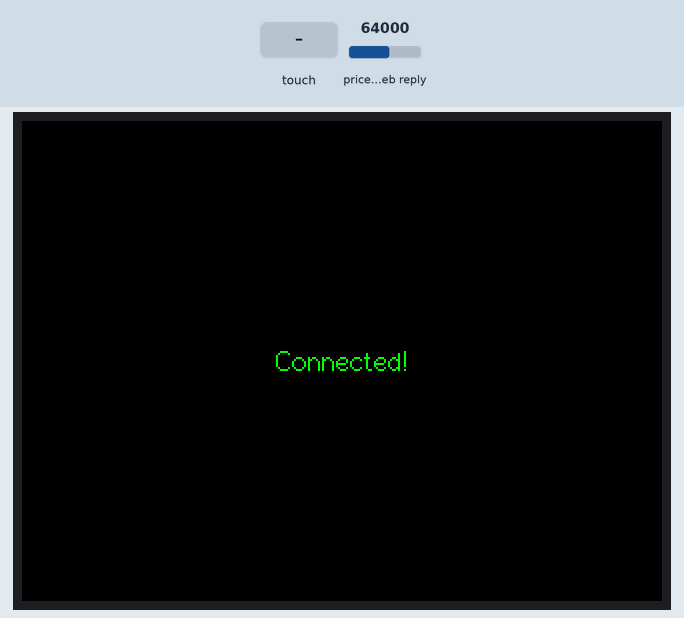
A program run on a simulated ESP32. On the bench: 320×240 colour display. The inputs (shaded band) are chosen by the test bench; at power-on: price in the web reply 64000. WiFi joins after 1.5 s; servers stay silent unless stated; web services answer with replies made up by the test bench.

Above: at 2.0 s.
At 4.4 s:
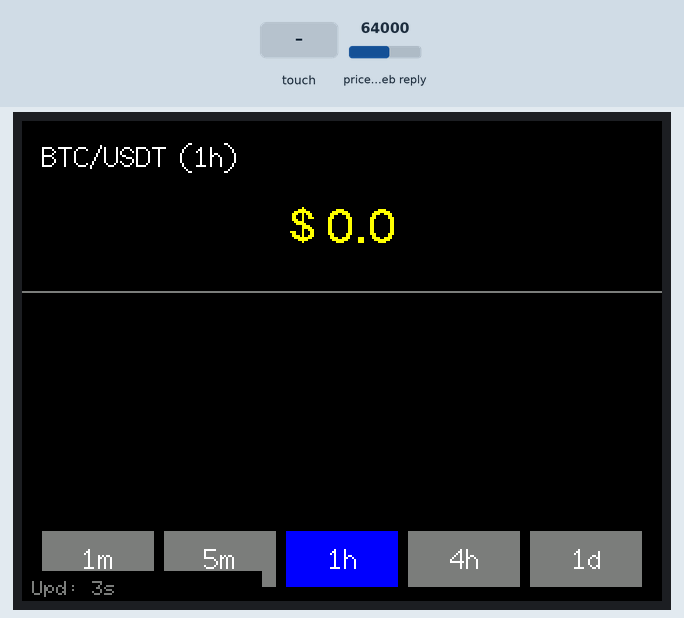
4.5 s: touch panel pressed at 13 % / 10 % of its raw x / y range
At 5.7 s:
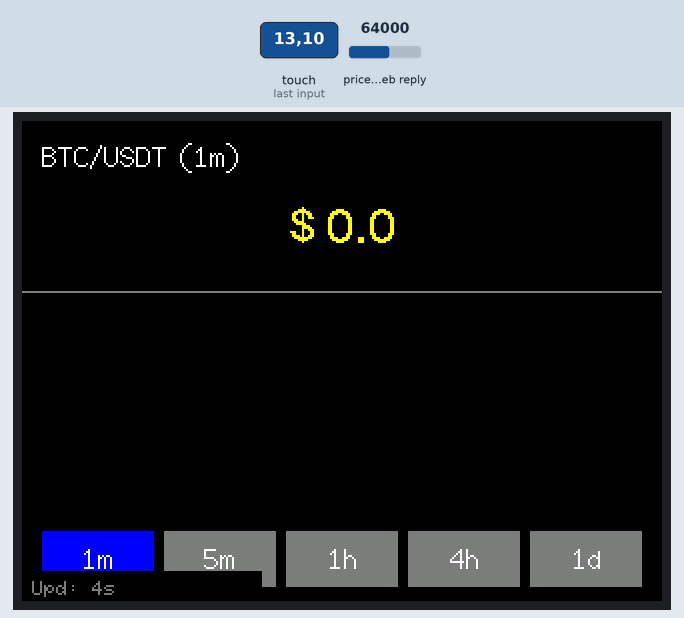
6.3 s: touch panel pressed at 13 % / 90 % of its raw x / y range
At 7.1 s:
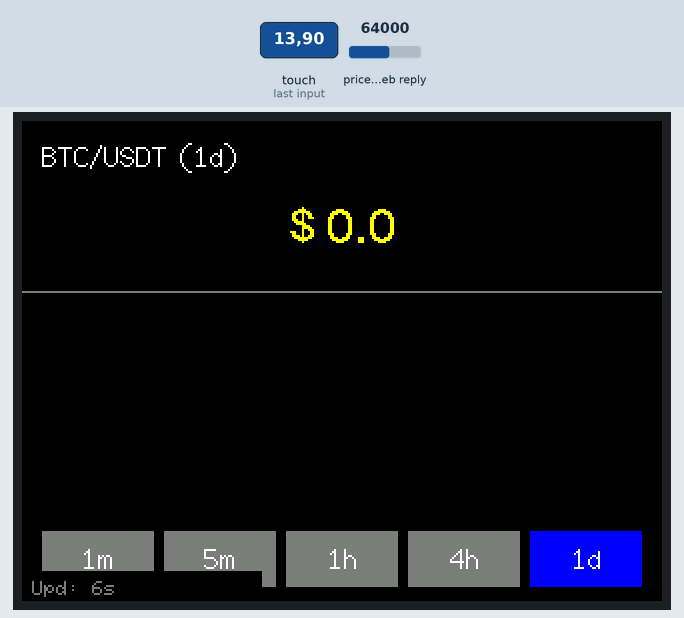
8.1 s: touch panel pressed at 13 % / 30 % of its raw x / y range
At 8.28 s:
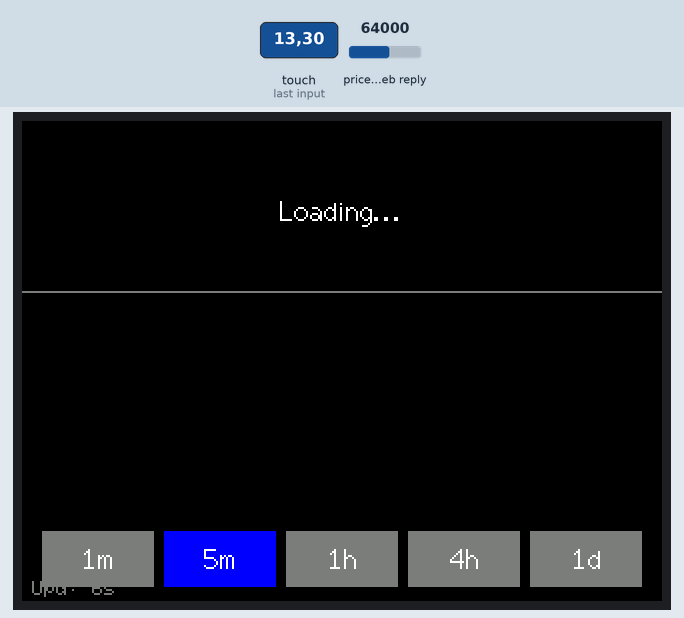
Timing chart, 0 to 11.1 s (numbered marks = the images above; inputs shaded):
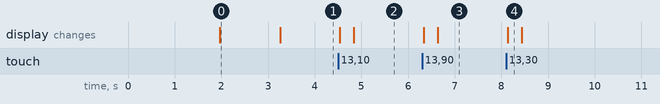

The program:

main.cpp
```cpp
#include <Arduino.h>
#include <TFT_eSPI.h>
#include <WiFi.h>
#include <HTTPClient.h>
#include <WiFiClientSecure.h>
#include <ArduinoJson.h>
#include <XPT2046_Touchscreen.h>
#include <SPI.h>

// --- WiFi 設定 ---
const char* ssid = "jwc";
const char* password = "12345678";

// --- 觸控引腳設定 (針對 CYD ESP32-2432S028) ---
#define XPT2046_IRQ 36
#define XPT2046_MOSI 32
#define XPT2046_MISO 39
#define XPT2046_CLK 25
#define XPT2046_CS 33

SPIClass touchSPI = SPIClass(VSPI);
XPT2046_Touchscreen touch(XPT2046_CS, XPT2046_IRQ);

TFT_eSPI tft = TFT_eSPI();

// --- K線資料結構與變數 ---
struct KLine {
    float open;
    float high;
    float low;
    float close;
};

KLine klines[30];
float currentPrice = 0;

// --- 週期設定 ---
const char* intervals[] = {"1m", "5m", "1h", "4h", "1d"};
int currentIntervalIdx = 2; // 預設 1h

struct Button {
    int x, y, w, h;
    const char* label;
};

Button buttons[5];

void initButtons() {
    int screenW = tft.width();
    int screenH = tft.height();
    int btnW = (screenW - 40) / 5;
    int btnH = 28;
    int spacing = 5;
    int startX = (screenW - (btnW * 5 + spacing * 4)) / 2;
    int y = screenH - 35;
    for (int i = 0; i < 5; i++) {
        buttons[i] = {startX + i * (btnW + spacing), y, btnW, btnH, intervals[i]};
    }
}

void connectWiFi() {
    tft.fillScreen(TFT_BLACK);
    tft.setTextColor(TFT_WHITE);
    tft.setTextDatum(MC_DATUM);
    tft.drawString("WiFi Connecting...", tft.width()/2, tft.height()/2, 2);
    WiFi.begin(ssid, password);
    int counter = 0;
    while (WiFi.status() != WL_CONNECTED && counter < 60) {
        delay(500);
        counter++;
    }
    if (WiFi.status() == WL_CONNECTED) {
        tft.fillScreen(TFT_BLACK);
        tft.setTextColor(TFT_GREEN);
        tft.drawString("Connected!", tft.width()/2, tft.height()/2, 2);
    } else {
        tft.fillScreen(TFT_BLACK);
        tft.setTextColor(TFT_RED);
        tft.drawString("WiFi Failed!", tft.width()/2, tft.height()/2, 2);
    }
    delay(1000);
}

void fetchKLineData() {
    if (WiFi.status() == WL_CONNECTED) {
        WiFiClientSecure client;
        client.setInsecure();
        HTTPClient http;
        String url = "https://api.binance.com/api/v3/klines?symbol=BTCUSDT&interval=" + String(intervals[currentIntervalIdx]) + "&limit=30";
        if (http.begin(client, url)) {
            int httpCode = http.GET();
            if (httpCode == HTTP_CODE_OK) {
                String payload = http.getString();
                JsonDocument doc;
                deserializeJson(doc, payload);
                JsonArray arr = doc.as<JsonArray>();
                for (int i = 0; i < arr.size() && i < 30; i++) {
                    klines[i].open = arr[i][1].as<float>();
                    klines[i].high = arr[i][2].as<float>();
                    klines[i].low = arr[i][3].as<float>();
                    klines[i].close = arr[i][4].as<float>();
                }
                currentPrice = klines[29].close;
            }
            http.end();
        }
    }
}

void drawKLines() {
    int screenW = tft.width();
    int screenH = tft.height();
    int chartX = 15;
    int chartY = screenH - 50;
    int chartHeight = 85;
    int barWidth = (screenW - 50) / 30;
    int spacing = 1;
    float maxH = -1, minL = 1000000;
    bool hasData = false;
    for (int i = 0; i < 30; i++) {
        if (klines[i].close > 0) {
            if (klines[i].high > maxH) maxH = klines[i].high;
            if (klines[i].low < minL) minL = klines[i].low;
            hasData = true;
        }
    }
    if (!hasData) return;
    float range = maxH - minL;
    if (range == 0) range = 1;
    maxH += range * 0.1; minL -= range * 0.1; range = maxH - minL;

    // 清除 K線區域
    tft.fillRect(0, 90, screenW, 120, TFT_BLACK);
    tft.drawRect(chartX - 5, chartY - chartHeight - 5, screenW - 40, chartHeight + 10, TFT_DARKGREY);

    for (int i = 0; i < 30; i++) {
        if (klines[i].close == 0) continue;
        int x = chartX + i * (barWidth + spacing);
        int yOpen = chartY - (int)((klines[i].open - minL) / range * chartHeight);
        int yClose = chartY - (int)((klines[i].close - minL) / range * chartHeight);
        int yHigh = chartY - (int)((klines[i].high - minL) / range * chartHeight);
        int yLow = chartY - (int)((klines[i].low - minL) / range * chartHeight);
        uint32_t color = (klines[i].close >= klines[i].open) ? TFT_GREEN : 0xF800;
        tft.drawLine(x + barWidth/2, yHigh, x + barWidth/2, yLow, color);
        int bodyH = abs(yOpen - yClose); if (bodyH == 0) bodyH = 1;
        tft.fillRect(x, min(yOpen, yClose), barWidth, bodyH, color);
    }
    tft.setTextDatum(MR_DATUM); tft.setTextColor(TFT_LIGHTGREY);
    tft.drawFloat(maxH, 1, screenW - 5, chartY - chartHeight, 1);
    tft.drawFloat(minL, 1, screenW - 5, chartY, 1);
}

void drawButtons() {
    tft.setTextDatum(MC_DATUM);
    for (int i = 0; i < 5; i++) {
        uint32_t bgColor = (i == currentIntervalIdx) ? TFT_BLUE : TFT_DARKGREY;
        tft.fillRect(buttons[i].x, buttons[i].y, buttons[i].w, buttons[i].h, bgColor);
        tft.setTextColor(TFT_WHITE);
        tft.drawString(buttons[i].label, buttons[i].x + buttons[i].w/2, buttons[i].y + buttons[i].h/2, 2);
    }
}

void drawUI(bool fullRedraw = true) {
    int w = tft.width();
    int h = tft.height();

    if (fullRedraw) {
        // 全面清理緩衝區
        tft.fillScreen(TFT_BLACK);
        // Header
        tft.setTextColor(TFT_WHITE); tft.setTextDatum(TL_DATUM);
        tft.drawString("BTC/USDT (" + String(intervals[currentIntervalIdx]) + ")", 10, 10, 2);

        tft.drawFastHLine(0, 85, w, TFT_DARKGREY);
        drawButtons();
    }

    // 價格區域
    tft.fillRect(w/2 - 100, 30, 200, 50, TFT_BLACK);
    tft.setTextDatum(MC_DATUM); tft.setTextColor(TFT_YELLOW);
    char priceStr[20]; sprintf(priceStr, "$ %.1f", currentPrice);
    tft.drawString(priceStr, w/2, 55, 4);

    drawKLines();

    // 狀態
    tft.fillRect(0, h-15, 120, 15, TFT_BLACK);
    tft.setTextDatum(BL_DATUM); tft.setTextColor(TFT_DARKGREY);
    tft.drawString("Upd: " + String(millis()/1000) + "s", 5, h - 2, 1);
}

void handleTouch() {
    static unsigned long lastTouchTime = 0;
    if (millis() - lastTouchTime < 300) return;

    if (touch.touched()) {
        TS_Point p = touch.getPoint();
        int screenW = tft.width();
        int screenH = tft.height();

        // Rotation 1 觸控映射修正
        int tx = map(p.y, 250, 3850, 0, screenW);
        int ty = map(p.x, 350, 3750, screenH, 0);

        tx = constrain(tx, 0, screenW - 1);
        ty = constrain(ty, 0, screenH - 1);

        for (int i = 0; i < 5; i++) {
            if (tx >= buttons[i].x && tx <= buttons[i].x + buttons[i].w &&
                ty >= buttons[i].y && ty <= buttons[i].y + buttons[i].h) {
                if (currentIntervalIdx != i) {
                    currentIntervalIdx = i;
                    lastTouchTime = millis();

                    tft.fillRect(0, 0, screenW, 85, TFT_BLACK);
                    tft.setTextColor(TFT_WHITE); tft.setTextDatum(MC_DATUM);
                    tft.drawString("Loading...", screenW/2, 45, 2);
                    drawButtons();

                    fetchKLineData();
                    drawUI(true);
                }
                return;
            }
        }
    }
}

void setup() {
    Serial.begin(115200);
    pinMode(21, OUTPUT); digitalWrite(21, HIGH);
    tft.init();
    // 解決殘影：先在縱向下清理
    tft.setRotation(0); tft.fillScreen(TFT_BLACK);
    tft.setRotation(1); tft.fillScreen(TFT_BLACK);

    touchSPI.begin(XPT2046_CLK, XPT2046_MISO, XPT2046_MOSI, XPT2046_CS);
    touch.begin(touchSPI);
    touch.setRotation(1);

    initButtons();
    connectWiFi();
    fetchKLineData();
    drawUI(true);
}

void loop() {
    handleTouch();
    static unsigned long lastUpdate = 0;
    if (millis() - lastUpdate > 60000) {
        fetchKLineData();
        drawUI();
        lastUpdate = millis();
    }
}
```

Measured:
- after the input at 4.5 s, the display: first changes at once (image 2 shows a later state)
- after the input at 6.3 s, the display: first changes at once (image 3 shows a later state)
- after the input at 8.1 s, the display: changes at once (image 4)
- what the display in image 0 shows lasts 1.3 s, from 2.0 s to 3.3 s
